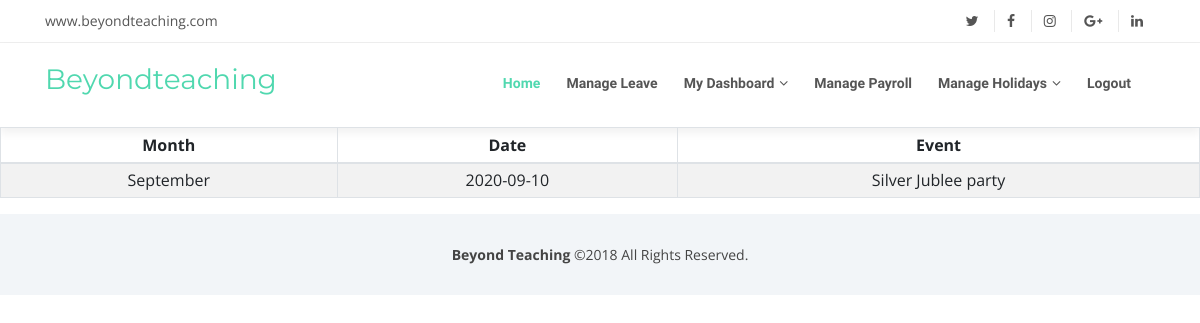
Screenshot of /holidaylistadmin with the database file from the repository.
### application/models.py (models this page shows)
class Holiday(UserMixin, db.Model):
    __tablename__ = 'holiday'
    id = db.Column(db.Integer, primary_key=True)
    month=db.Column(db.String(64), nullable=False)
    edate=db.Column(db.String(64), nullable=False)
    event=db.Column(db.String(64), nullable=False)

### application/routes.py (the view)
@app.route("/holidaylistadmin", methods=["GET","POST"])
def holidaylistadmin():
    rows=Holiday.query.all()
    return render_template ('holidaylistadmin.html',rows=rows)

### application/templates/holidaylistadmin.html
{% extends "adminlayout.html" %}
{% block content %}
<table id="dtBasicExample" class="table table-striped table-bordered table-sm" cellspacing="0" width="100%">
    <thead>
      <tr align="center">
        <th class="th-sm">Month</th>
        <th class="th-sm">Date</th>
        <th class="th-sm">Event</th>
      </tr>
    </thead>
    <tbody align="center">
    {% for row in rows %}
      <tr>
        <td>{{row.month}}</td>
        <td>{{row.edate}}</td>
        <td>{{row.event}}</td>
      </tr>
    {% endfor %}
    </tbody>
</table>
{% endblock %}

### application/static/css/style.css (style rules this page uses)
body { background: #fff; color: #444; font-family: "Open Sans", sans-serif; }

### rows the page displays
Holiday: month "September", edate "2020-09-10", event "Silver Jublee party"
